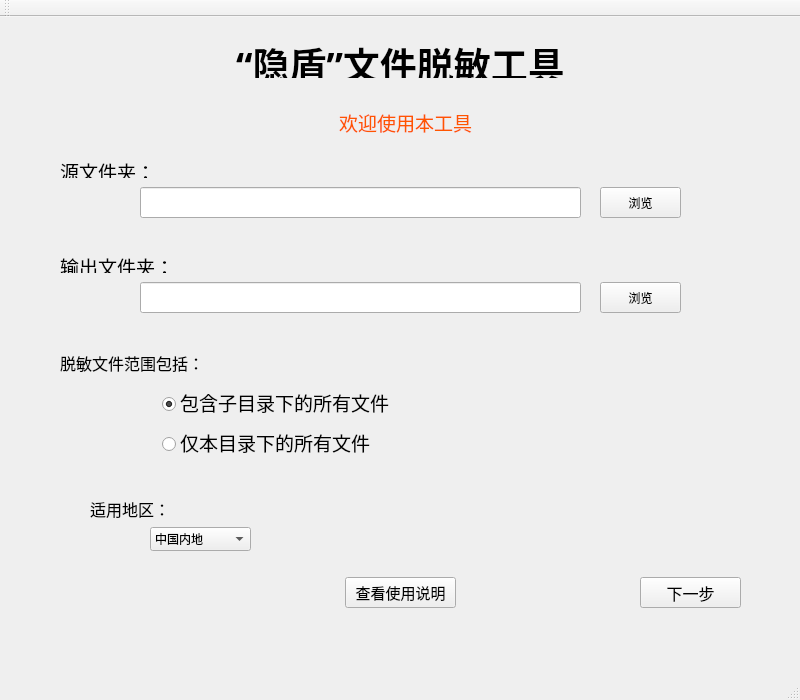
<?xml version="1.0" encoding="UTF-8"?>
<ui version="4.0">
 <class>Qt_File_RedactionClass</class>
 <widget class="QMainWindow" name="Qt_File_RedactionClass">
  <property name="geometry">
   <rect>
    <x>0</x>
    <y>0</y>
    <width>800</width>
    <height>700</height>
   </rect>
  </property>
  <property name="font">
   <font>
    <family>新宋体</family>
   </font>
  </property>
  <property name="windowTitle">
   <string>Qt_File_Redaction</string>
  </property>
  <widget class="QWidget" name="centralWidget">
   <layout class="QVBoxLayout" name="verticalLayout">
    <property name="spacing">
     <number>0</number>
    </property>
    <property name="leftMargin">
     <number>0</number>
    </property>
    <property name="topMargin">
     <number>0</number>
    </property>
    <property name="rightMargin">
     <number>0</number>
    </property>
    <property name="bottomMargin">
     <number>0</number>
    </property>
    <item>
     <widget class="QStackedWidget" name="stackedWidget">
      <property name="currentIndex">
       <number>0</number>
      </property>
      <widget class="QWidget" name="page">
       <widget class="QLabel" name="label">
        <property name="geometry">
         <rect>
          <x>0</x>
          <y>20</y>
          <width>801</width>
          <height>41</height>
         </rect>
        </property>
        <property name="font">
         <font>
          <family>楷体</family>
         </font>
        </property>
        <property name="text">
         <string>&lt;html&gt;&lt;head/&gt;&lt;body&gt;&lt;p align=&quot;center&quot;&gt;&lt;span style=&quot; font-size:28pt; font-weight:700;&quot;&gt;“隐盾”文件脱敏工具&lt;/span&gt;&lt;/p&gt;&lt;/body&gt;&lt;/html&gt;</string>
        </property>
        <property name="alignment">
         <set>Qt::AlignmentFlag::AlignCenter</set>
        </property>
       </widget>
       <widget class="QLabel" name="label_2">
        <property name="geometry">
         <rect>
          <x>60</x>
          <y>140</y>
          <width>101</width>
          <height>21</height>
         </rect>
        </property>
        <property name="font">
         <font>
          <family>新宋体</family>
          <pointsize>14</pointsize>
         </font>
        </property>
        <property name="text">
         <string>&lt;html&gt;&lt;head/&gt;&lt;body&gt;&lt;p&gt;&lt;span style=&quot; font-size:14pt;&quot;&gt;源文件夹：&lt;/span&gt;&lt;/p&gt;&lt;/body&gt;&lt;/html&gt;</string>
        </property>
       </widget>
       <widget class="QLineEdit" name="lineEditSrc">
        <property name="geometry">
         <rect>
          <x>140</x>
          <y>170</y>
          <width>441</width>
          <height>31</height>
         </rect>
        </property>
       </widget>
       <widget class="QPushButton" name="btnBrowseSrc">
        <property name="geometry">
         <rect>
          <x>600</x>
          <y>170</y>
          <width>81</width>
          <height>31</height>
         </rect>
        </property>
        <property name="font">
         <font/>
        </property>
        <property name="text">
         <string>浏览</string>
        </property>
       </widget>
       <widget class="QLabel" name="label_3">
        <property name="geometry">
         <rect>
          <x>60</x>
          <y>235</y>
          <width>111</width>
          <height>21</height>
         </rect>
        </property>
        <property name="font">
         <font>
          <family>新宋体</family>
          <pointsize>14</pointsize>
         </font>
        </property>
        <property name="text">
         <string>&lt;html&gt;&lt;head/&gt;&lt;body&gt;&lt;p&gt;&lt;span style=&quot; font-size:14pt;&quot;&gt;输出文件夹：&lt;/span&gt;&lt;/p&gt;&lt;/body&gt;&lt;/html&gt;</string>
        </property>
       </widget>
       <widget class="QLineEdit" name="lineEditDst">
        <property name="geometry">
         <rect>
          <x>140</x>
          <y>265</y>
          <width>441</width>
          <height>31</height>
         </rect>
        </property>
       </widget>
       <widget class="QPushButton" name="btnBrowseDst">
        <property name="geometry">
         <rect>
          <x>600</x>
          <y>265</y>
          <width>81</width>
          <height>31</height>
         </rect>
        </property>
        <property name="font">
         <font/>
        </property>
        <property name="text">
         <string>浏览</string>
        </property>
       </widget>
       <widget class="QPushButton" name="btnNext0">
        <property name="geometry">
         <rect>
          <x>640</x>
          <y>560</y>
          <width>101</width>
          <height>31</height>
         </rect>
        </property>
        <property name="font">
         <font>
          <family>新宋体</family>
          <pointsize>12</pointsize>
         </font>
        </property>
        <property name="text">
         <string>下一步</string>
        </property>
       </widget>
       <widget class="QLabel" name="label_20">
        <property name="geometry">
         <rect>
          <x>10</x>
          <y>90</y>
          <width>791</width>
          <height>31</height>
         </rect>
        </property>
        <property name="font">
         <font/>
        </property>
        <property name="text">
         <string>&lt;html&gt;&lt;head/&gt;&lt;body&gt;&lt;p align=&quot;center&quot;&gt;&lt;span style=&quot; font-size:14pt; color:#ff5500;&quot;&gt;欢迎使用本工具&lt;/span&gt;&lt;/p&gt;&lt;/body&gt;&lt;/html&gt;</string>
        </property>
       </widget>
       <widget class="QLabel" name="label_22">
        <property name="geometry">
         <rect>
          <x>60</x>
          <y>330</y>
          <width>141</width>
          <height>31</height>
         </rect>
        </property>
        <property name="font">
         <font>
          <family>新宋体</family>
          <pointsize>12</pointsize>
         </font>
        </property>
        <property name="text">
         <string>脱敏文件范围包括：</string>
        </property>
       </widget>
       <widget class="QLabel" name="label_23">
        <property name="geometry">
         <rect>
          <x>180</x>
          <y>370</y>
          <width>221</width>
          <height>31</height>
         </rect>
        </property>
        <property name="font">
         <font>
          <family>新宋体</family>
          <pointsize>14</pointsize>
         </font>
        </property>
        <property name="text">
         <string>包含子目录下的所有文件</string>
        </property>
       </widget>
       <widget class="QLabel" name="label_24">
        <property name="geometry">
         <rect>
          <x>180</x>
          <y>410</y>
          <width>201</width>
          <height>31</height>
         </rect>
        </property>
        <property name="font">
         <font>
          <family>新宋体</family>
          <pointsize>14</pointsize>
         </font>
        </property>
        <property name="text">
         <string>仅本目录下的所有文件</string>
        </property>
       </widget>
       <widget class="QRadioButton" name="NoRecursive">
        <property name="geometry">
         <rect>
          <x>162</x>
          <y>417</y>
          <width>31</width>
          <height>21</height>
         </rect>
        </property>
        <property name="text">
         <string/>
        </property>
       </widget>
       <widget class="QRadioButton" name="Recursive">
        <property name="geometry">
         <rect>
          <x>162</x>
          <y>377</y>
          <width>21</width>
          <height>21</height>
         </rect>
        </property>
        <property name="text">
         <string/>
        </property>
        <property name="checked">
         <bool>true</bool>
        </property>
       </widget>
       <widget class="QPushButton" name="btnManual">
        <property name="geometry">
         <rect>
          <x>345</x>
          <y>560</y>
          <width>111</width>
          <height>31</height>
         </rect>
        </property>
        <property name="font">
         <font>
          <family>新宋体</family>
          <pointsize>11</pointsize>
         </font>
        </property>
        <property name="text">
         <string>查看使用说明</string>
        </property>
       </widget>
       <widget class="QComboBox" name="cbRegion">
        <property name="geometry">
         <rect>
          <x>150</x>
          <y>510</y>
          <width>101</width>
          <height>24</height>
         </rect>
        </property>
        <item>
         <property name="text">
          <string>中国内地</string>
         </property>
        </item>
        <item>
         <property name="text">
          <string>中国香港</string>
         </property>
        </item>
        <item>
         <property name="text">
          <string>中国澳门</string>
         </property>
        </item>
        <item>
         <property name="text">
          <string>中国台湾</string>
         </property>
        </item>
       </widget>
       <widget class="QLabel" name="label_12">
        <property name="geometry">
         <rect>
          <x>90</x>
          <y>480</y>
          <width>81</width>
          <height>21</height>
         </rect>
        </property>
        <property name="font">
         <font>
          <family>新宋体</family>
          <pointsize>12</pointsize>
         </font>
        </property>
        <property name="text">
         <string>&lt;html&gt;&lt;head/&gt;&lt;body&gt;&lt;p&gt;&lt;span style=&quot; font-size:12pt;&quot;&gt;适用地区：&lt;/span&gt;&lt;/p&gt;&lt;/body&gt;&lt;/html&gt;</string>
        </property>
       </widget>
      </widget>
      <widget class="QWidget" name="page_2">
       <widget class="QLabel" name="label_4">
        <property name="geometry">
         <rect>
          <x>0</x>
          <y>20</y>
          <width>801</width>
          <height>41</height>
         </rect>
        </property>
        <property name="font">
         <font>
          <family>楷体</family>
         </font>
        </property>
        <property name="text">
         <string>&lt;html&gt;&lt;head/&gt;&lt;body&gt;&lt;p align=&quot;center&quot;&gt;&lt;span style=&quot; font-size:28pt; font-weight:700;&quot;&gt;“隐盾”文件脱敏工具&lt;/span&gt;&lt;/p&gt;&lt;/body&gt;&lt;/html&gt;</string>
        </property>
       </widget>
       <widget class="QLabel" name="label_5">
        <property name="geometry">
         <rect>
          <x>60</x>
          <y>70</y>
          <width>131</width>
          <height>21</height>
         </rect>
        </property>
        <property name="font">
         <font/>
        </property>
        <property name="text">
         <string>&lt;html&gt;&lt;head/&gt;&lt;body&gt;&lt;p&gt;&lt;span style=&quot; font-size:12pt;&quot;&gt;选择脱敏规则：&lt;/span&gt;&lt;/p&gt;&lt;/body&gt;&lt;/html&gt;</string>
        </property>
       </widget>
       <widget class="QLabel" name="label_6">
        <property name="geometry">
         <rect>
          <x>150</x>
          <y>100</y>
          <width>61</width>
          <height>31</height>
         </rect>
        </property>
        <property name="font">
         <font/>
        </property>
        <property name="text">
         <string>&lt;html&gt;&lt;head/&gt;&lt;body&gt;&lt;p&gt;&lt;span style=&quot; font-size:14pt;&quot;&gt;手机号&lt;/span&gt;&lt;/p&gt;&lt;/body&gt;&lt;/html&gt;</string>
        </property>
       </widget>
       <widget class="QCheckBox" name="cbPhone">
        <property name="geometry">
         <rect>
          <x>210</x>
          <y>100</y>
          <width>31</width>
          <height>31</height>
         </rect>
        </property>
        <property name="text">
         <string/>
        </property>
        <property name="checked">
         <bool>true</bool>
        </property>
       </widget>
       <widget class="QLabel" name="label_7">
        <property name="geometry">
         <rect>
          <x>340</x>
          <y>100</y>
          <width>81</width>
          <height>31</height>
         </rect>
        </property>
        <property name="text">
         <string>&lt;html&gt;&lt;head/&gt;&lt;body&gt;&lt;p&gt;&lt;span style=&quot; font-size:14pt;&quot;&gt;身份证号&lt;/span&gt;&lt;/p&gt;&lt;/body&gt;&lt;/html&gt;</string>
        </property>
       </widget>
       <widget class="QCheckBox" name="cbIDCard">
        <property name="geometry">
         <rect>
          <x>420</x>
          <y>100</y>
          <width>31</width>
          <height>31</height>
         </rect>
        </property>
        <property name="text">
         <string/>
        </property>
        <property name="checked">
         <bool>true</bool>
        </property>
       </widget>
       <widget class="QLabel" name="label_8">
        <property name="geometry">
         <rect>
          <x>535</x>
          <y>100</y>
          <width>61</width>
          <height>31</height>
         </rect>
        </property>
        <property name="font">
         <font/>
        </property>
        <property name="text">
         <string>&lt;html&gt;&lt;head/&gt;&lt;body&gt;&lt;p&gt;&lt;span style=&quot; font-size:14pt;&quot;&gt;车牌号&lt;/span&gt;&lt;/p&gt;&lt;/body&gt;&lt;/html&gt;</string>
        </property>
       </widget>
       <widget class="QCheckBox" name="cbCarPlate">
        <property name="geometry">
         <rect>
          <x>595</x>
          <y>100</y>
          <width>31</width>
          <height>31</height>
         </rect>
        </property>
        <property name="text">
         <string/>
        </property>
        <property name="checked">
         <bool>true</bool>
        </property>
       </widget>
       <widget class="QLabel" name="label_9">
        <property name="geometry">
         <rect>
          <x>150</x>
          <y>150</y>
          <width>61</width>
          <height>21</height>
         </rect>
        </property>
        <property name="font">
         <font/>
        </property>
        <property name="text">
         <string>&lt;html&gt;&lt;head/&gt;&lt;body&gt;&lt;p&gt;&lt;span style=&quot; font-size:14pt;&quot;&gt;邮箱号&lt;/span&gt;&lt;/p&gt;&lt;/body&gt;&lt;/html&gt;</string>
        </property>
       </widget>
       <widget class="QCheckBox" name="cbEmail">
        <property name="geometry">
         <rect>
          <x>210</x>
          <y>148</y>
          <width>31</width>
          <height>31</height>
         </rect>
        </property>
        <property name="text">
         <string/>
        </property>
        <property name="checked">
         <bool>true</bool>
        </property>
       </widget>
       <widget class="QLabel" name="label_10">
        <property name="geometry">
         <rect>
          <x>340</x>
          <y>150</y>
          <width>81</width>
          <height>21</height>
         </rect>
        </property>
        <property name="text">
         <string>&lt;html&gt;&lt;head/&gt;&lt;body&gt;&lt;p&gt;&lt;span style=&quot; font-size:14pt;&quot;&gt;银行卡号&lt;/span&gt;&lt;/p&gt;&lt;/body&gt;&lt;/html&gt;</string>
        </property>
       </widget>
       <widget class="QCheckBox" name="cbBankCard">
        <property name="geometry">
         <rect>
          <x>420</x>
          <y>148</y>
          <width>31</width>
          <height>31</height>
         </rect>
        </property>
        <property name="text">
         <string/>
        </property>
        <property name="checked">
         <bool>true</bool>
        </property>
       </widget>
       <widget class="QLabel" name="label_11">
        <property name="geometry">
         <rect>
          <x>120</x>
          <y>190</y>
          <width>61</width>
          <height>21</height>
         </rect>
        </property>
        <property name="text">
         <string>&lt;html&gt;&lt;head/&gt;&lt;body&gt;&lt;p&gt;&lt;span style=&quot; font-size:12pt;&quot;&gt;自定义&lt;/span&gt;&lt;/p&gt;&lt;/body&gt;&lt;/html&gt;</string>
        </property>
       </widget>
       <widget class="QCheckBox" name="cbCustom">
        <property name="geometry">
         <rect>
          <x>170</x>
          <y>190</y>
          <width>31</width>
          <height>21</height>
         </rect>
        </property>
        <property name="text">
         <string/>
        </property>
       </widget>
       <widget class="QPushButton" name="btnStarted">
        <property name="geometry">
         <rect>
          <x>640</x>
          <y>560</y>
          <width>101</width>
          <height>31</height>
         </rect>
        </property>
        <property name="font">
         <font>
          <family>新宋体</family>
          <pointsize>12</pointsize>
         </font>
        </property>
        <property name="text">
         <string>开始脱敏</string>
        </property>
       </widget>
       <widget class="QPushButton" name="btnPrev1">
        <property name="geometry">
         <rect>
          <x>520</x>
          <y>560</y>
          <width>101</width>
          <height>31</height>
         </rect>
        </property>
        <property name="font">
         <font>
          <family>新宋体</family>
          <pointsize>12</pointsize>
         </font>
        </property>
        <property name="text">
         <string>上一步</string>
        </property>
       </widget>
       <widget class="QGroupBox" name="groupBox">
        <property name="geometry">
         <rect>
          <x>100</x>
          <y>210</y>
          <width>621</width>
          <height>341</height>
         </rect>
        </property>
        <property name="title">
         <string/>
        </property>
        <widget class="QLabel" name="label_21">
         <property name="geometry">
          <rect>
           <x>10</x>
           <y>250</y>
           <width>341</width>
           <height>91</height>
          </rect>
         </property>
         <property name="text">
          <string>&lt;html&gt;&lt;head/&gt;&lt;body&gt;&lt;p&gt;&lt;span style=&quot; color:#ff0000;&quot;&gt;若有多个同名规则应当在名称后标序，如：姓名1，姓名2&lt;/span&gt;&lt;/p&gt;&lt;p&gt;&lt;span style=&quot; color:#ff0000;&quot;&gt;注意：为防止文件数据失真，隐藏部分以*号代替，&lt;/span&gt;&lt;/p&gt;&lt;p&gt;&lt;span style=&quot; color:#ff0000;&quot;&gt;其余部分则必须与原文保持一致，否则本工具将拒绝替换字段！&lt;/span&gt;&lt;/p&gt;&lt;/body&gt;&lt;/html&gt;</string>
         </property>
        </widget>
        <widget class="QTableWidget" name="tableWidgetCustom">
         <property name="geometry">
          <rect>
           <x>10</x>
           <y>10</y>
           <width>601</width>
           <height>241</height>
          </rect>
         </property>
         <attribute name="horizontalHeaderMinimumSectionSize">
          <number>100</number>
         </attribute>
         <attribute name="horizontalHeaderDefaultSectionSize">
          <number>100</number>
         </attribute>
         <attribute name="horizontalHeaderStretchLastSection">
          <bool>true</bool>
         </attribute>
         <attribute name="verticalHeaderVisible">
          <bool>true</bool>
         </attribute>
         <column>
          <property name="text">
           <string>规则名称</string>
          </property>
         </column>
         <column>
          <property name="text">
           <string>隐藏字段</string>
          </property>
         </column>
         <column>
          <property name="text">
           <string>显示字段</string>
          </property>
         </column>
         <column>
          <property name="text">
           <string>SM3匿名化</string>
          </property>
         </column>
         <column>
          <property name="text">
           <string>启用</string>
          </property>
         </column>
        </widget>
        <widget class="QPushButton" name="btnAddRule">
         <property name="geometry">
          <rect>
           <x>360</x>
           <y>260</y>
           <width>91</width>
           <height>31</height>
          </rect>
         </property>
         <property name="text">
          <string>+添加规则</string>
         </property>
         <property name="checkable">
          <bool>false</bool>
         </property>
        </widget>
        <widget class="QPushButton" name="btnRemoveRule">
         <property name="geometry">
          <rect>
           <x>470</x>
           <y>260</y>
           <width>91</width>
           <height>31</height>
          </rect>
         </property>
         <property name="text">
          <string>-删除选中</string>
         </property>
        </widget>
       </widget>
      </widget>
      <widget class="QWidget" name="page_3">
       <widget class="QLabel" name="label_14">
        <property name="geometry">
         <rect>
          <x>0</x>
          <y>40</y>
          <width>791</width>
          <height>41</height>
         </rect>
        </property>
        <property name="font">
         <font>
          <family>楷体</family>
         </font>
        </property>
        <property name="text">
         <string>&lt;html&gt;&lt;head/&gt;&lt;body&gt;&lt;p align=&quot;center&quot;&gt;&lt;span style=&quot; font-size:28pt; font-weight:700;&quot;&gt;“隐盾”文件脱敏工具&lt;/span&gt;&lt;/p&gt;&lt;/body&gt;&lt;/html&gt;</string>
        </property>
       </widget>
       <widget class="QProgressBar" name="progressBar">
        <property name="geometry">
         <rect>
          <x>200</x>
          <y>180</y>
          <width>420</width>
          <height>30</height>
         </rect>
        </property>
        <property name="value">
         <number>24</number>
        </property>
       </widget>
       <widget class="QLabel" name="label_16">
        <property name="geometry">
         <rect>
          <x>0</x>
          <y>220</y>
          <width>801</width>
          <height>31</height>
         </rect>
        </property>
        <property name="text">
         <string>&lt;html&gt;&lt;head/&gt;&lt;body&gt;&lt;p align=&quot;center&quot;&gt;&lt;span style=&quot; font-size:14pt;&quot;&gt;文件脱敏中...&lt;/span&gt;&lt;/p&gt;&lt;/body&gt;&lt;/html&gt;</string>
        </property>
       </widget>
       <widget class="QLabel" name="label_17">
        <property name="geometry">
         <rect>
          <x>0</x>
          <y>550</y>
          <width>801</width>
          <height>21</height>
         </rect>
        </property>
        <property name="font">
         <font/>
        </property>
        <property name="text">
         <string>&lt;html&gt;&lt;head/&gt;&lt;body&gt;&lt;p align=&quot;center&quot;&gt;&lt;span style=&quot; font-size:11pt; color:#ff0000;&quot;&gt;请勿关闭进程&lt;/span&gt;&lt;/p&gt;&lt;/body&gt;&lt;/html&gt;</string>
        </property>
       </widget>
       <widget class="QTextEdit" name="textEditProgress">
        <property name="geometry">
         <rect>
          <x>140</x>
          <y>250</y>
          <width>541</width>
          <height>251</height>
         </rect>
        </property>
        <property name="readOnly">
         <bool>true</bool>
        </property>
       </widget>
      </widget>
      <widget class="QWidget" name="page_4">
       <widget class="QLabel" name="label_18">
        <property name="geometry">
         <rect>
          <x>0</x>
          <y>20</y>
          <width>801</width>
          <height>41</height>
         </rect>
        </property>
        <property name="font">
         <font>
          <family>楷体</family>
         </font>
        </property>
        <property name="text">
         <string>&lt;html&gt;&lt;head/&gt;&lt;body&gt;&lt;p align=&quot;center&quot;&gt;&lt;span style=&quot; font-size:28pt; font-weight:700;&quot;&gt;“隐盾”文件脱敏工具&lt;/span&gt;&lt;/p&gt;&lt;/body&gt;&lt;/html&gt;</string>
        </property>
       </widget>
       <widget class="QLabel" name="label_19">
        <property name="geometry">
         <rect>
          <x>0</x>
          <y>90</y>
          <width>791</width>
          <height>71</height>
         </rect>
        </property>
        <property name="font">
         <font>
          <family>新宋体</family>
         </font>
        </property>
        <property name="text">
         <string>&lt;html&gt;&lt;head/&gt;&lt;body&gt;&lt;p align=&quot;center&quot;&gt;&lt;span style=&quot; font-size:14pt; font-weight:700; color:#00aa00;&quot;&gt;脱敏完成！&lt;/span&gt;&lt;/p&gt;&lt;p align=&quot;center&quot;&gt;&lt;span style=&quot; font-size:14pt; font-weight:700; color:#00aa00;&quot;&gt;脱敏文件已存于指定输出文件夹，注意查看&lt;/span&gt;&lt;/p&gt;&lt;/body&gt;&lt;/html&gt;</string>
        </property>
       </widget>
       <widget class="QPushButton" name="btnContinue">
        <property name="geometry">
         <rect>
          <x>40</x>
          <y>560</y>
          <width>101</width>
          <height>31</height>
         </rect>
        </property>
        <property name="font">
         <font>
          <family>新宋体</family>
          <pointsize>12</pointsize>
         </font>
        </property>
        <property name="text">
         <string>继续脱敏</string>
        </property>
       </widget>
       <widget class="QPushButton" name="btnFinish">
        <property name="geometry">
         <rect>
          <x>640</x>
          <y>560</y>
          <width>101</width>
          <height>31</height>
         </rect>
        </property>
        <property name="font">
         <font>
          <family>新宋体</family>
          <pointsize>12</pointsize>
         </font>
        </property>
        <property name="text">
         <string>退出</string>
        </property>
       </widget>
       <widget class="QTextEdit" name="textEditReport">
        <property name="geometry">
         <rect>
          <x>190</x>
          <y>190</y>
          <width>401</width>
          <height>261</height>
         </rect>
        </property>
        <property name="font">
         <font>
          <family>宋体</family>
          <pointsize>10</pointsize>
         </font>
        </property>
        <property name="readOnly">
         <bool>true</bool>
        </property>
       </widget>
       <widget class="QPushButton" name="btnOpenErrorLog">
        <property name="geometry">
         <rect>
          <x>340</x>
          <y>560</y>
          <width>111</width>
          <height>31</height>
         </rect>
        </property>
        <property name="font">
         <font>
          <family>新宋体</family>
          <pointsize>12</pointsize>
         </font>
        </property>
        <property name="text">
         <string>查看错误日志</string>
        </property>
       </widget>
      </widget>
     </widget>
    </item>
   </layout>
  </widget>
  <widget class="QMenuBar" name="menuBar">
   <property name="geometry">
    <rect>
     <x>0</x>
     <y>0</y>
     <width>800</width>
     <height>21</height>
    </rect>
   </property>
  </widget>
  <widget class="QToolBar" name="mainToolBar">
   <attribute name="toolBarArea">
    <enum>TopToolBarArea</enum>
   </attribute>
   <attribute name="toolBarBreak">
    <bool>false</bool>
   </attribute>
  </widget>
  <widget class="QStatusBar" name="statusBar"/>
 </widget>
 <layoutdefault spacing="6" margin="11"/>
 <resources>
  <include location="Qt_File_Redaction.qrc"/>
 </resources>
 <connections/>
</ui>
